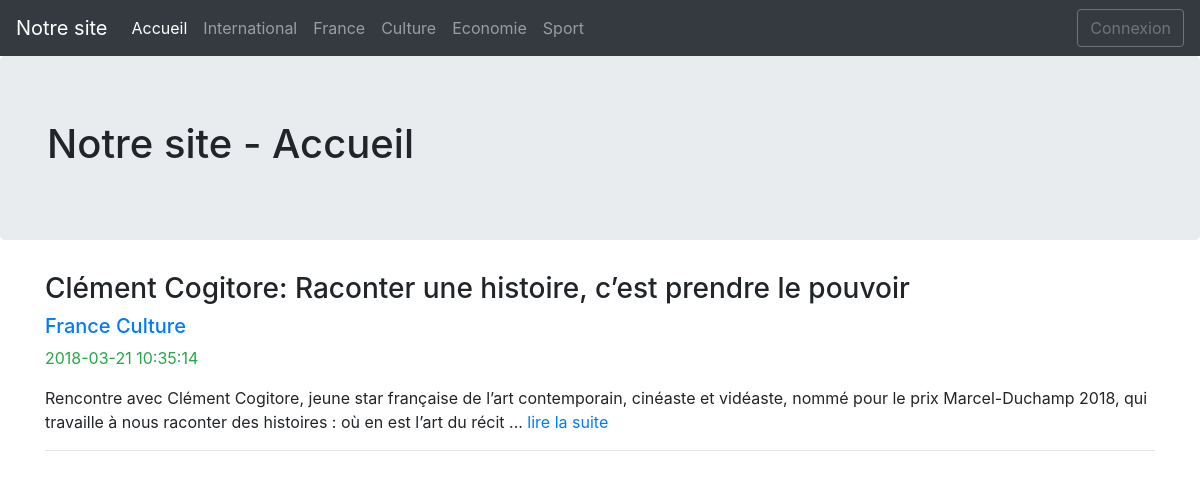
The page / on the database its author committed.
### tables this page shows
CREATE TABLE IF NOT EXISTS `categ` (
  `idcateg` SMALLINT UNSIGNED NOT NULL AUTO_INCREMENT,
  `name` VARCHAR(60) NOT NULL,
  `desc` VARCHAR(400) NULL,
  PRIMARY KEY (`idcateg`),
  UNIQUE INDEX `name_UNIQUE` (`name` ASC));

CREATE TABLE IF NOT EXISTS `news` (
  `idnews` INT UNSIGNED NOT NULL AUTO_INCREMENT,
  `title` VARCHAR(150) NOT NULL,
  `content` TEXT NOT NULL,
  `publication` TIMESTAMP NULL DEFAULT NOW(),
  `visible` TINYINT UNSIGNED NULL DEFAULT 0,
  `user_iduser` INT UNSIGNED NOT NULL,
  PRIMARY KEY (`idnews`),
  INDEX `fk_news_user1_idx` (`user_iduser` ASC),
  CONSTRAINT `fk_news_user1`
    FOREIGN KEY (`user_iduser`)
    REFERENCES `user` (`iduser`)
    ON DELETE NO ACTION
    ON UPDATE NO ACTION);

### c/PublicController.php (called while the page is built)
<?php
require_once "m/categModel.php";
require_once "m/newsModel.php";
$menu = listCateg($mysqli);
$articles = listNews($mysqli);
require_once "v/accueil.html.php";

### m/categModel.php (called while the page is built)
<?php
function listCateg($db){
    $sql = "SELECT idcateg, name FROM categ ORDER BY idcateg ASC;";
    $recup = mysqli_query($db,$sql);
    if(mysqli_num_rows($recup)){
        return mysqli_fetch_all($recup,MYSQLI_ASSOC);
    }else{
        return false;
    }
}

### m/newsModel.php (called while the page is built)
<?php
function listNews($db){
    $sql="SELECT n.idnews, n.title, SUBSTR(n.content, 1, 220) AS content, n.publication, GROUP_CONCAT(c.idcateg) AS idcateg, GROUP_CONCAT(c.name SEPARATOR '_€.€_') AS name
	FROM news n
		LEFT JOIN news_has_categ h
			ON h.news_idnews = n.idnews
		LEFT JOIN categ c
			ON h.categ_idcateg = c.idcateg
    WHERE n.visible=1
    GROUP BY n.idnews;";
    $recup = mysqli_query($db,$sql);
    if(mysqli_num_rows($recup)){
        return mysqli_fetch_all($recup,MYSQLI_ASSOC);
    }else{
        return false;
    }
}

### v/menu.html.php (the view, shortened to what this page needs)
<nav class="navbar navbar-expand-md navbar-dark fixed-top bg-dark">
    <a class="navbar-brand" href="./">Notre site</a>
    <div class="collapse navbar-collapse" id="navbarsExampleDefault">
        <ul class="navbar-nav mr-auto">
            <li class="nav-item active">
                <a class="nav-link" href="./">Accueil <span class="sr-only">(current)</span></a>
            </li>
            <?php
        foreach ($menu as $m) {
            ?>
            <li class="nav-item">
            <a class="nav-link" href="?categ=<?=$m['idcateg']?>"><?=$m['name']?></a>
            </li>
            <?php
        }
            ?>
        </ul>
        <a class="btn btn-outline-secondary" href="?login">Connexion</a>
    </div>
</nav>

### index.php (shortened to what this page needs)
<?php
require_once "m/ConnectDBModel.php";
if(isset($_SESSION['myKey'])){
    require_once "c/AdminController.php";
}else{
    require_once "c/PublicController.php";
}

### v/header.html.php (shortened to what this page needs)
<!DOCTYPE html>
<html lang="fr">
<head>
<link rel="stylesheet" href="public/bootstrap/css/bootstrap.min.css"/>
<link rel="stylesheet" href="public/bootstrap/css/jumbotron.css"/>

### v/accueil.html.php (shortened to what this page needs)
<?php include_once "header.html.php"?>
</head>
<body>
<?php include "menu.html.php"?>
<main role="main">
    <div class="jumbotron">
        <div class="container">
<h1>Notre site - Accueil</h1>
        </div>
    </div>
    <div class="container">
        <?php
    if(!$articles){
        ?>
    <h3 class="text-muted">Pas encore d'articles</h3>
        <?php
    }else{
        foreach($articles as $item) {
        ?>
        <h3><?=$item['title']?></h3>
            <h5><?php
            $idcateg = explode(",",$item['idcateg']);
            $name = explode("_€.€_",$item['name']);
            foreach ($idcateg as $key => $id){
                ?>
            <a href="?categ=<?=$id?>"><?=$name[$key]?></a>
                <?php
            }
            ?></h5>
        <p class="text-success"><?=$item['publication']?></p>
        <p><?php
            echo substr($item['content'],0,strrpos($item['content']," "));
            ?> ... <a href="?news=<?=$item['idnews']?>">lire la suite</p>
        <hr>
        <?php
        }
    }
    ?>
    </div>
</main>
</body>
</html>

### rows shown on the page
categ: name "International"
categ: name "France"
categ: name "Culture"
categ: name "Economie"
categ: name "Sport"
news: title "Clément Cogitore: Raconter une histoire, c’est prendre le pouvoir", key "France", key "Culture", publication "2018-03-21 10:35:14", content "Rencontre avec Clément Cogitore, jeune star française de l’art contemporain, cinéaste et vidéaste, nommé pour le prix Marcel-Duchamp 2018, qui travaille à nous raconter des histoires : où en est l’art du récit"
